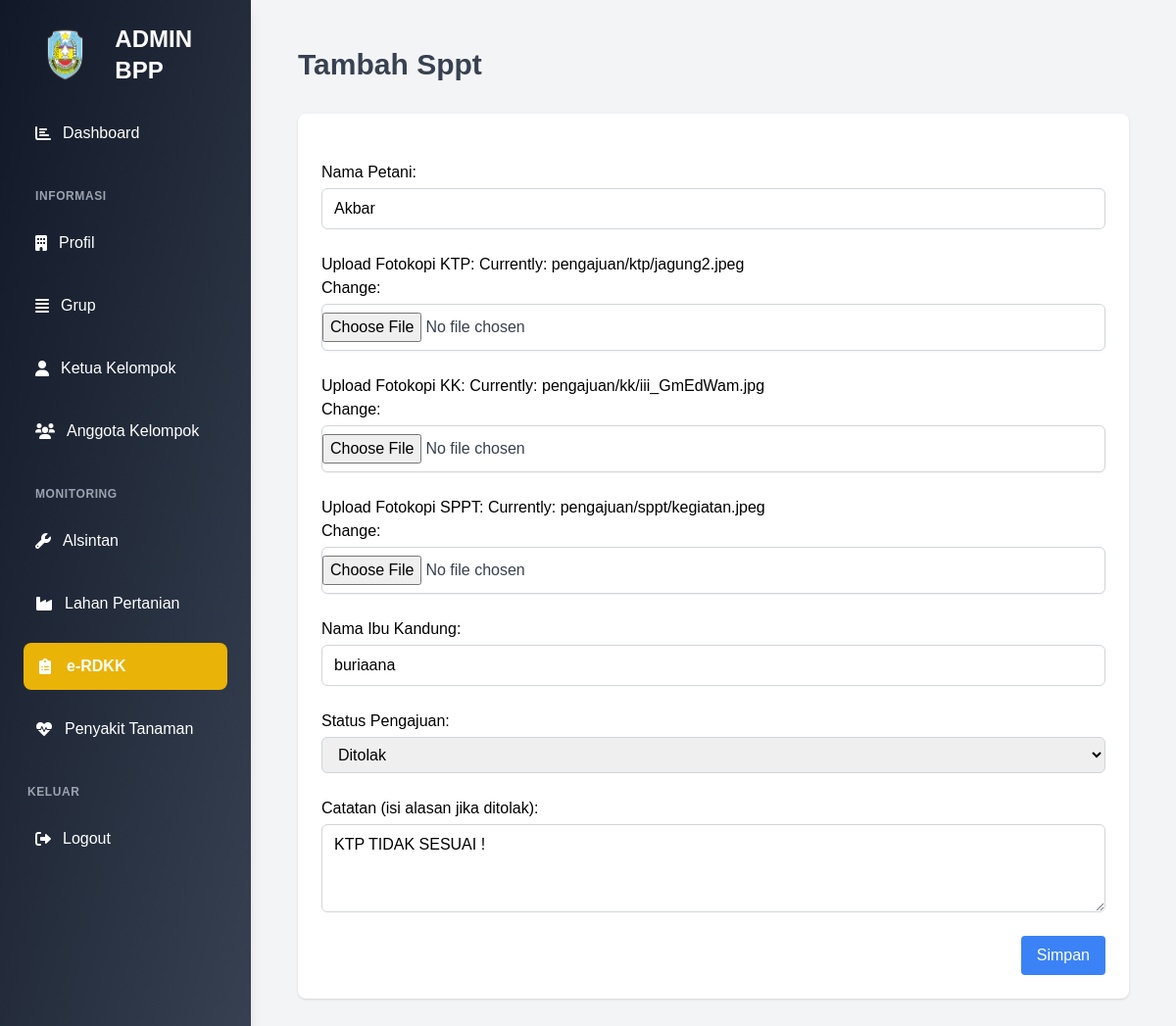
/administrator/edit-sppt/5/ (signed in), run on the app's committed database.
### administrator/models.py (models this page shows, shortened)
class Sppt(models.Model):
    STATUS_CHOICES = [
        ('proses', 'Diproses'),
        ('diterima', 'Diterima'),
        ('ditolak', 'Ditolak'),
    ]
    user = models.ForeignKey(User, on_delete=models.CASCADE,  null=True, blank=True)
    nama_petani = models.CharField(max_length=100, default="Tidak Diketahui")
    fotokopi_ktp = models.ImageField(upload_to='pengajuan/ktp/')
    fotokopi_kk = models.ImageField(upload_to='pengajuan/kk/')
    fotokopi_sppt = models.ImageField(upload_to='pengajuan/sppt/')
    tanggal_pengajuan = models.DateTimeField(auto_now_add=True)
    nama_ibu = models.CharField(max_length=100, default="Tidak Diketahui")
    status = models.CharField(max_length=20, choices=STATUS_CHOICES, default='proses')  # 👈 Tambahan baru
    catatan = models.TextField(blank=True, null=True)
    class Meta:
        verbose_name_plural = "Data Sppt"

### administrator/views.py (the view)
# urls.py: path('edit-sppt/<str:pk>/', views.editspptadmin, name='editspptadmin'),
@login_required(login_url='login')
def editspptadmin(request, pk):
    sppt = get_object_or_404(Sppt, id=pk)
    if request.method == "POST":
        form = SpptForm(request.POST, request.FILES, instance=sppt)
        if form.is_valid():
            form.save()
            return redirect('erdkkadmin')
    else:
        form = SpptForm(instance=sppt)
    return render(request, 'formspptadmin.html', {
        "judul": "Edit Sppt",
        "menu": "erdkk",
        "form": form
    })

### administrator/templates/formspptadmin.html (shortened to what this page needs)
{% extends "baseadmin.html" %}
{% load static %}
{% block content %}
<div class="flex-1 p-6 transition-all duration-200 ease-in-out">
    <header class="mb-8">
        <h1 class="text-3xl font-bold text-gray-700">Tambah Sppt</h1>
    </header>
    <div class="bg-white shadow rounded-lg p-6">
        <form action="" method="post" enctype="multipart/form-data" class="space-y-6">
            {{ form.as_p }}
            <div class="flex justify-end">
                <button type="submit" class="bg-blue-500 text-white px-4 py-2 rounded hover:bg-blue-600">
                    Simpan
                </button>
            </div>
        </form>
    </div>
</div>
{% endblock content %}

### data on the page
Sppt: nama_petani "Akbar", nama_ibu "buriaana", status "Ditolak", catatan "KTP TIDAK SESUAI !"
